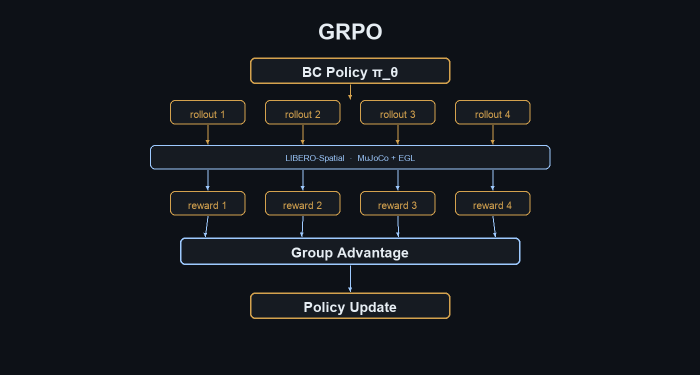
#> input picture assets/figures/grpo_pipeline.png, 1400 x 750 px, given in place of image-357069f6-304d-4fff-a108-257af031b6f6.png, which was not available (shown at 1/2 size)
$ python recolor_charts_dark.py
#> lines starting #> are read from the running program, lines starting #| are printed output that depends on the picture; after the words box and inside, x2 and y2 are one past the last pixel; in counts of white or black regions, pixels touching at a corner belong together; pictures that were not available may be replaced by others from this repository, and a replacement may not be noted
#!/usr/bin/env python3
"""Recolor white-background report charts onto the site's dark background.

White background -> #0d1117, dark text/axes/outlines -> light, colored
bars/markers (blues, green, amber) preserved. Anti-aliasing stays smooth
because grayscale pixels are remapped by luminance.
"""
from __future__ import annotations

from pathlib import Path

import numpy as np
from PIL import Image

BG = np.array([13, 17, 23], dtype=float)        # site background
LIGHT = np.array([230, 237, 243], dtype=float)   # site text
SAT_THRESHOLD = 0.16                              # above => treat as colored

REPO = Path(__file__).resolve().parents[1]
FIGURES = REPO / "assets" / "figures"

JOBS = [
    (
        "/Users/ConstiX/.cursor/projects/Users-ConstiX-Downloads-Proteus/assets/image-357069f6-304d-4fff-a108-257af031b6f6.png",
        FIGURES / "val_mse_comparison.png",
    ),
    (
        "/Users/ConstiX/.cursor/projects/Users-ConstiX-Downloads-Proteus/assets/image-68fe2afb-11bd-4cad-9d68-c9f6fabfd924.png",
        FIGURES / "grpo_reward_curve.png",
    ),
]


def recolor(src: str, dst: Path) -> None:
    img = Image.open(src).convert("RGB")
#> img is the input picture: PIL image 1400x750 RGB; mean R, G, B 19.8, 23.5, 28.9
    arr = np.asarray(img, dtype=float)
    mx = arr.max(axis=-1)
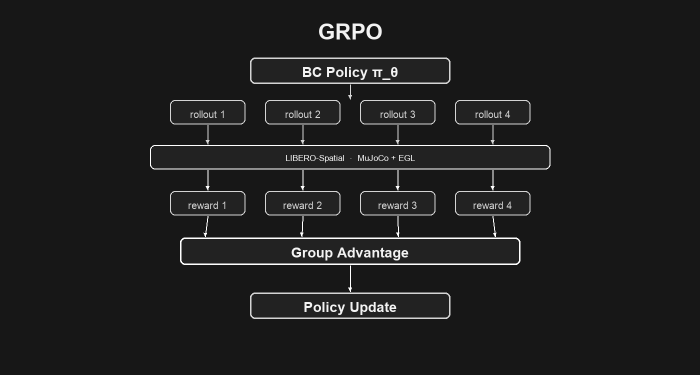
#> mx: shape (750, 1400) float64 (shown at 1/2 size); min 23, max 255, mean 30.7
    mn = arr.min(axis=-1)
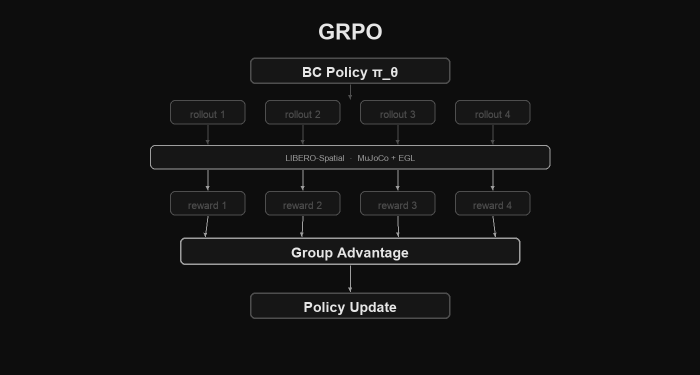
#> mn: shape (750, 1400) float64 (shown at 1/2 size); min 13, max 230, mean 17.9
    sat = np.divide(mx - mn, mx, out=np.zeros_like(mx), where=mx > 0)
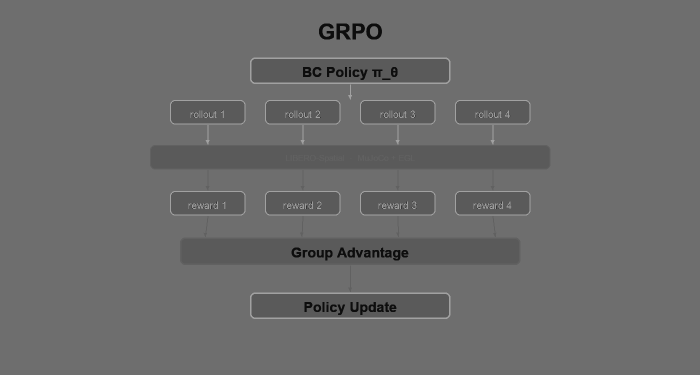
#> sat: shape (750, 1400) float64 (shown at 1/2 size); min 0, max 0.633, mean 0.422
    lum = 0.299 * arr[..., 0] + 0.587 * arr[..., 1] + 0.114 * arr[..., 2]
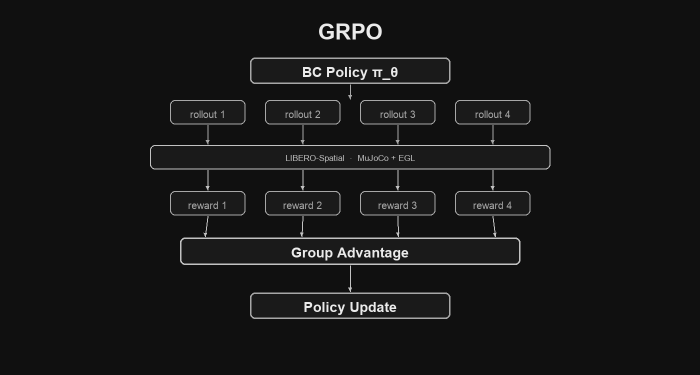
#> lum: shape (750, 1400) float64 (shown at 1/2 size); min 16.49, max 235.6, mean 23

    colored = sat > SAT_THRESHOLD
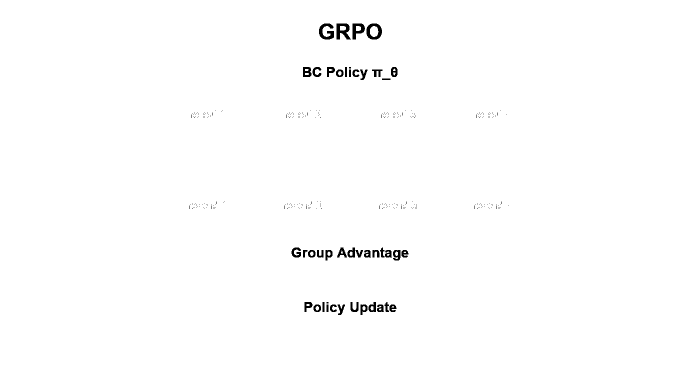
#> colored: shape (750, 1400) bool (shown at 1/2 size); 99.2% white; 313 black regions (272 under 20 px), largest, box (x1, y1, x2, y2) and area: (673, 47, 702, 79) 566, (638, 47, 668, 79) 531, (733, 47, 764, 79) 528

    # Grayscale pixels: invert luminance onto dark theme.
    # white (lum 255) -> BG, black (lum 0) -> LIGHT.
    t = ((255.0 - lum) / 255.0)[..., None]
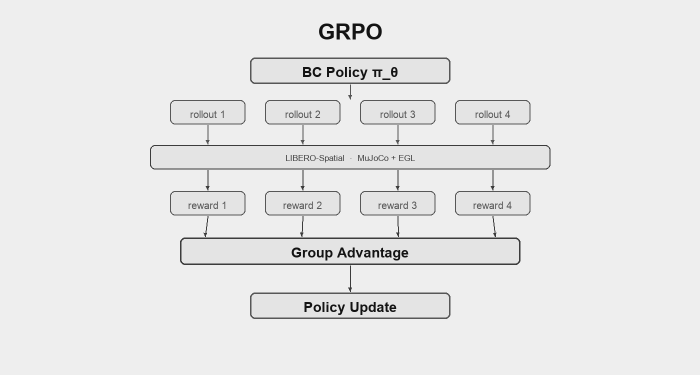
#> t: shape (750, 1400, 1) float64 (shown at 1/2 size); min 0.0761, max 0.935, mean 0.91
    gray = BG * (1.0 - t) + LIGHT * t
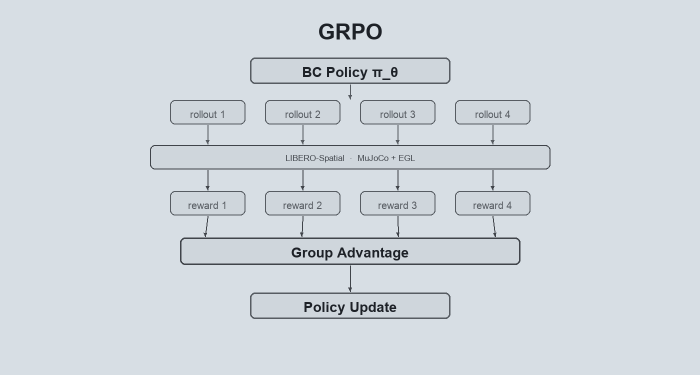
#> gray: shape (750, 1400, 3) float64 (shown at 1/2 size); mean of channels 0, 1, 2 210.4, 217.1, 223.1; drawn as R, G, B

    out = np.where(colored[..., None], arr, gray)
    out = np.clip(out, 0, 255).astype(np.uint8)
    Image.fromarray(out).save(dst)
    print(f"Saved: {dst}")


def main() -> None:
    FIGURES.mkdir(parents=True, exist_ok=True)
    for src, dst in JOBS:
        recolor(src, dst)
#> pass 2 of the loop in main, `for src, dst in JOBS:`:
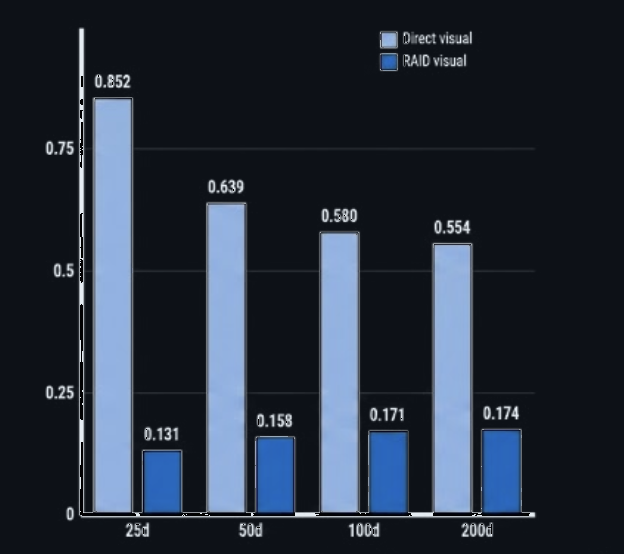
#> input picture assets/figures/val_mse_comparison.png, 624 x 554 px, given in place of image-68fe2afb-11bd-4cad-9d68-c9f6fabfd924.png, which was not available
#> in recolor, img is the input picture: PIL image 624x554 RGB; mean R, G, B 37.5, 46.6, 60.1
#> arr: shape (554, 624, 3) float64
#> mx: shape (554, 624) float64
#> mn: shape (554, 624) float64
#> sat: shape (554, 624) float64
#> lum: shape (554, 624) float64
#> in recolor (call 2), `colored = sat > SAT_THRESHOLD`:
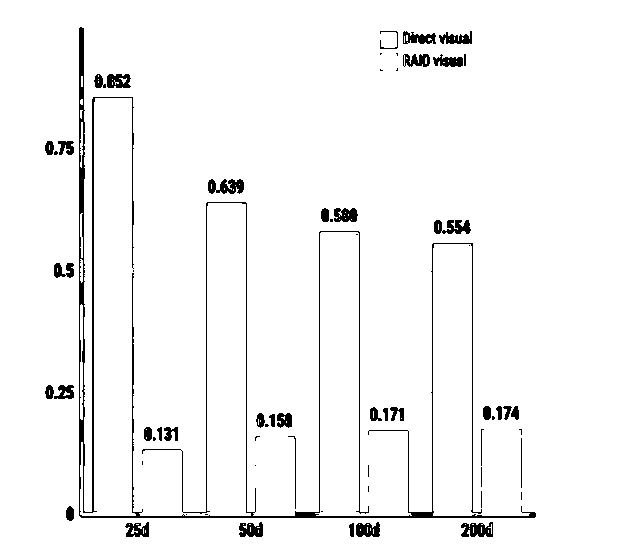
#> colored: shape (554, 624) bool; 96.3% white; 64 black regions (23 under 20 px), largest, box (x1, y1, x2, y2) and area: (79, 27, 536, 518) 6566, (208, 179, 244, 194) 364, (434, 220, 471, 234) 354
#> t: shape (554, 624, 1) float64
#> gray: shape (554, 624, 3) float64
#> in recolor (call 2), `out = np.where(colored[..., None], arr, gray)`:
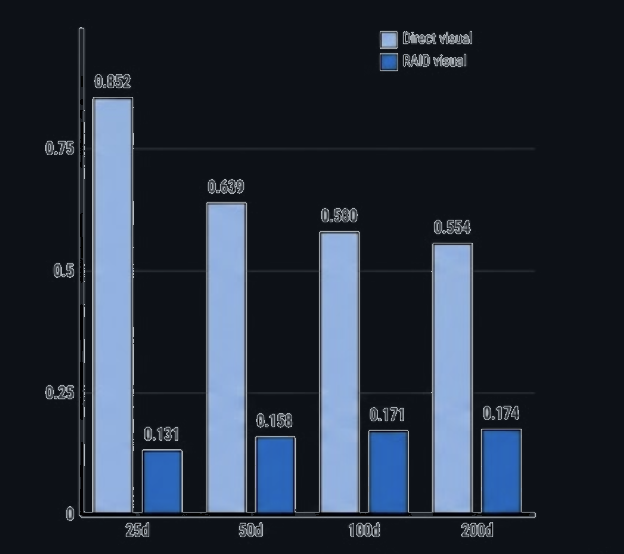
#> out: shape (554, 624, 3) float64; mean R, G, B 37.1, 46.1, 59.6


if __name__ == "__main__":
    main()
